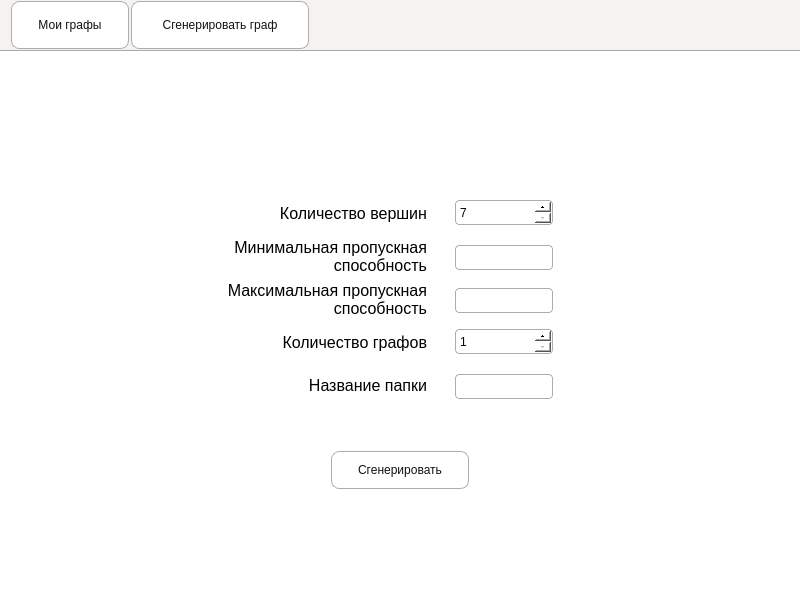
<?xml version="1.0" encoding="UTF-8"?>
<ui version="4.0">
 <class>main_window</class>
 <widget class="QWidget" name="main_window">
  <property name="geometry">
   <rect>
    <x>0</x>
    <y>0</y>
    <width>800</width>
    <height>600</height>
   </rect>
  </property>
  <property name="minimumSize">
   <size>
    <width>800</width>
    <height>600</height>
   </size>
  </property>
  <property name="maximumSize">
   <size>
    <width>800</width>
    <height>600</height>
   </size>
  </property>
  <property name="windowTitle">
   <string>Генерация графов</string>
  </property>
  <property name="styleSheet">
   <string notr="true">QMainWindow{
	background-color: rgb(245, 242, 242);
}
	
QWidget{
	background-color: rgb(245, 242, 242)
}

QFrame{
background-color: rgb(255, 255, 255);
}

QLabel{
	background-color: rgba(255, 255, 255, 127);
}

QTableWidget{
	border: none
}

QPushButton{
	color: rgb(17,17,17);
	border-width: 1px;
	border-radius: 8px;
	border-color: rgb(174, 171, 171);
	border-style: solid;
	background-color: rgb(255, 255, 255);
	margin: 1px;
	padding: 4px;
}

QPushButton:hover{
	color: rgb(17,17,17);
	border-width: 1px;
	border-radius: 8px;
	border-color: rgb(174, 171, 171);
	border-style: solid;
	background-color: rgb(249, 247, 247);
	margin: 1px;
	padding: 2px;
}

QLineEdit{
	border-width: 1px;
	border-radius: 4px;
	border-style: solid;
	border-color: rgb(174, 171, 171);
	margin: 1px;
	padding: 2px;
	background-color: rgb(255, 255, 255);
}


QTextEdit{
	border-width: 1px;
	border-radius: 4px;
	border-style: solid;
	border-color: rgb(174, 171, 171);
	margin: 1px;
	padding: 2px;
	background-color: rgb(255, 255, 255);
}


QSpinBox{
	border-width: 1px;
	border-radius: 4px;
	border-style: solid;
	border-color: rgb(174, 171, 171);
	margin: 1px;
	padding: 2px;
	background-color: rgb(255, 255, 255);
}

QSpinBox::up-button, QSpinBox::down-button { 
	width: 16px; 
}


QScrollArea{
	border: none;
	background-color: rgb(255, 255, 255);
}</string>
  </property>
  <widget class="QPushButton" name="my_folders_btn">
   <property name="geometry">
    <rect>
     <x>10</x>
     <y>0</y>
     <width>120</width>
     <height>50</height>
    </rect>
   </property>
   <property name="minimumSize">
    <size>
     <width>120</width>
     <height>50</height>
    </size>
   </property>
   <property name="maximumSize">
    <size>
     <width>120</width>
     <height>50</height>
    </size>
   </property>
   <property name="text">
    <string>Мои графы</string>
   </property>
  </widget>
  <widget class="QPushButton" name="generation_btn">
   <property name="geometry">
    <rect>
     <x>130</x>
     <y>0</y>
     <width>180</width>
     <height>50</height>
    </rect>
   </property>
   <property name="minimumSize">
    <size>
     <width>180</width>
     <height>50</height>
    </size>
   </property>
   <property name="maximumSize">
    <size>
     <width>180</width>
     <height>50</height>
    </size>
   </property>
   <property name="text">
    <string>Сгенерировать граф</string>
   </property>
  </widget>
  <widget class="QWidget" name="my_folders_widget" native="true">
   <property name="geometry">
    <rect>
     <x>0</x>
     <y>50</y>
     <width>800</width>
     <height>550</height>
    </rect>
   </property>
   <property name="styleSheet">
    <string notr="true"/>
   </property>
   <widget class="QPushButton" name="create_folder_btn">
    <property name="geometry">
     <rect>
      <x>600</x>
      <y>30</y>
      <width>140</width>
      <height>40</height>
     </rect>
    </property>
    <property name="styleSheet">
     <string notr="true"/>
    </property>
    <property name="text">
     <string>Создать папку</string>
    </property>
   </widget>
   <widget class="QScrollArea" name="scrollArea">
    <property name="geometry">
     <rect>
      <x>30</x>
      <y>90</y>
      <width>740</width>
      <height>430</height>
     </rect>
    </property>
    <property name="minimumSize">
     <size>
      <width>740</width>
      <height>430</height>
     </size>
    </property>
    <property name="maximumSize">
     <size>
      <width>740</width>
      <height>430</height>
     </size>
    </property>
    <property name="styleSheet">
     <string notr="true">background-color: rgb(255, 255, 255);</string>
    </property>
    <property name="widgetResizable">
     <bool>true</bool>
    </property>
    <widget class="QWidget" name="scrollAreaFolderBtns">
     <property name="geometry">
      <rect>
       <x>0</x>
       <y>0</y>
       <width>740</width>
       <height>430</height>
      </rect>
     </property>
     <layout class="QGridLayout" name="gridLayout_3">
      <item row="0" column="0">
       <layout class="QGridLayout" name="gridLayoutFolderBtns"/>
      </item>
     </layout>
    </widget>
   </widget>
   <widget class="Line" name="line_3">
    <property name="geometry">
     <rect>
      <x>0</x>
      <y>0</y>
      <width>800</width>
      <height>2</height>
     </rect>
    </property>
    <property name="orientation">
     <enum>Qt::Horizontal</enum>
    </property>
   </widget>
  </widget>
  <widget class="QWidget" name="generation_widget" native="true">
   <property name="geometry">
    <rect>
     <x>0</x>
     <y>50</y>
     <width>800</width>
     <height>550</height>
    </rect>
   </property>
   <property name="styleSheet">
    <string notr="true">background-color: rgb(255, 255, 255);</string>
   </property>
   <widget class="QWidget" name="gridLayoutWidget">
    <property name="geometry">
     <rect>
      <x>180</x>
      <y>140</y>
      <width>401</width>
      <height>221</height>
     </rect>
    </property>
    <layout class="QGridLayout" name="gridLayout" rowstretch="0,0,0,0,0">
     <property name="sizeConstraint">
      <enum>QLayout::SetNoConstraint</enum>
     </property>
     <property name="spacing">
      <number>0</number>
     </property>
     <item row="0" column="0">
      <widget class="QLabel" name="label_nodes_num">
       <property name="sizePolicy">
        <sizepolicy hsizetype="Fixed" vsizetype="Fixed">
         <horstretch>0</horstretch>
         <verstretch>0</verstretch>
        </sizepolicy>
       </property>
       <property name="minimumSize">
        <size>
         <width>220</width>
         <height>40</height>
        </size>
       </property>
       <property name="maximumSize">
        <size>
         <width>220</width>
         <height>40</height>
        </size>
       </property>
       <property name="font">
        <font>
         <family>MS Shell Dlg 2</family>
         <pointsize>12</pointsize>
        </font>
       </property>
       <property name="layoutDirection">
        <enum>Qt::LeftToRight</enum>
       </property>
       <property name="text">
        <string>Количество вершин</string>
       </property>
       <property name="alignment">
        <set>Qt::AlignRight|Qt::AlignTrailing|Qt::AlignVCenter</set>
       </property>
       <property name="wordWrap">
        <bool>true</bool>
       </property>
       <property name="margin">
        <number>3</number>
       </property>
      </widget>
     </item>
     <item row="3" column="1">
      <widget class="QSpinBox" name="graph_num">
       <property name="sizePolicy">
        <sizepolicy hsizetype="Fixed" vsizetype="Fixed">
         <horstretch>0</horstretch>
         <verstretch>0</verstretch>
        </sizepolicy>
       </property>
       <property name="minimumSize">
        <size>
         <width>100</width>
         <height>27</height>
        </size>
       </property>
       <property name="minimum">
        <number>1</number>
       </property>
       <property name="maximum">
        <number>30</number>
       </property>
      </widget>
     </item>
     <item row="3" column="0">
      <widget class="QLabel" name="label_graph_num">
       <property name="sizePolicy">
        <sizepolicy hsizetype="Fixed" vsizetype="Fixed">
         <horstretch>0</horstretch>
         <verstretch>0</verstretch>
        </sizepolicy>
       </property>
       <property name="minimumSize">
        <size>
         <width>220</width>
         <height>40</height>
        </size>
       </property>
       <property name="maximumSize">
        <size>
         <width>220</width>
         <height>40</height>
        </size>
       </property>
       <property name="font">
        <font>
         <family>MS Shell Dlg 2</family>
         <pointsize>12</pointsize>
        </font>
       </property>
       <property name="layoutDirection">
        <enum>Qt::LeftToRight</enum>
       </property>
       <property name="text">
        <string>Количество графов</string>
       </property>
       <property name="alignment">
        <set>Qt::AlignRight|Qt::AlignTrailing|Qt::AlignVCenter</set>
       </property>
       <property name="wordWrap">
        <bool>true</bool>
       </property>
       <property name="margin">
        <number>3</number>
       </property>
      </widget>
     </item>
     <item row="1" column="0">
      <widget class="QLabel" name="label_min_troughput">
       <property name="sizePolicy">
        <sizepolicy hsizetype="Fixed" vsizetype="Fixed">
         <horstretch>0</horstretch>
         <verstretch>0</verstretch>
        </sizepolicy>
       </property>
       <property name="minimumSize">
        <size>
         <width>220</width>
         <height>40</height>
        </size>
       </property>
       <property name="maximumSize">
        <size>
         <width>220</width>
         <height>40</height>
        </size>
       </property>
       <property name="font">
        <font>
         <family>MS Shell Dlg 2</family>
         <pointsize>12</pointsize>
        </font>
       </property>
       <property name="layoutDirection">
        <enum>Qt::LeftToRight</enum>
       </property>
       <property name="text">
        <string>Минимальная пропускная способность</string>
       </property>
       <property name="alignment">
        <set>Qt::AlignRight|Qt::AlignTrailing|Qt::AlignVCenter</set>
       </property>
       <property name="wordWrap">
        <bool>true</bool>
       </property>
       <property name="margin">
        <number>3</number>
       </property>
      </widget>
     </item>
     <item row="1" column="1">
      <widget class="QLineEdit" name="min_troughput">
       <property name="sizePolicy">
        <sizepolicy hsizetype="Fixed" vsizetype="Fixed">
         <horstretch>0</horstretch>
         <verstretch>0</verstretch>
        </sizepolicy>
       </property>
       <property name="minimumSize">
        <size>
         <width>100</width>
         <height>27</height>
        </size>
       </property>
       <property name="maximumSize">
        <size>
         <width>60</width>
         <height>23</height>
        </size>
       </property>
       <property name="inputMethodHints">
        <set>Qt::ImhDigitsOnly</set>
       </property>
       <property name="inputMask">
        <string/>
       </property>
       <property name="frame">
        <bool>true</bool>
       </property>
      </widget>
     </item>
     <item row="2" column="0">
      <widget class="QLabel" name="label_max_throughput">
       <property name="sizePolicy">
        <sizepolicy hsizetype="Fixed" vsizetype="Fixed">
         <horstretch>0</horstretch>
         <verstretch>0</verstretch>
        </sizepolicy>
       </property>
       <property name="minimumSize">
        <size>
         <width>220</width>
         <height>40</height>
        </size>
       </property>
       <property name="maximumSize">
        <size>
         <width>220</width>
         <height>40</height>
        </size>
       </property>
       <property name="font">
        <font>
         <family>MS Shell Dlg 2</family>
         <pointsize>12</pointsize>
        </font>
       </property>
       <property name="layoutDirection">
        <enum>Qt::LeftToRight</enum>
       </property>
       <property name="text">
        <string>Максимальная пропускная способность</string>
       </property>
       <property name="alignment">
        <set>Qt::AlignRight|Qt::AlignTrailing|Qt::AlignVCenter</set>
       </property>
       <property name="wordWrap">
        <bool>true</bool>
       </property>
       <property name="margin">
        <number>3</number>
       </property>
      </widget>
     </item>
     <item row="0" column="1">
      <widget class="QSpinBox" name="nodes_num">
       <property name="sizePolicy">
        <sizepolicy hsizetype="Fixed" vsizetype="Fixed">
         <horstretch>0</horstretch>
         <verstretch>0</verstretch>
        </sizepolicy>
       </property>
       <property name="minimumSize">
        <size>
         <width>100</width>
         <height>27</height>
        </size>
       </property>
       <property name="minimum">
        <number>7</number>
       </property>
       <property name="maximum">
        <number>15</number>
       </property>
      </widget>
     </item>
     <item row="2" column="1">
      <widget class="QLineEdit" name="max_troughput">
       <property name="sizePolicy">
        <sizepolicy hsizetype="Fixed" vsizetype="Fixed">
         <horstretch>0</horstretch>
         <verstretch>0</verstretch>
        </sizepolicy>
       </property>
       <property name="minimumSize">
        <size>
         <width>100</width>
         <height>27</height>
        </size>
       </property>
       <property name="maximumSize">
        <size>
         <width>60</width>
         <height>23</height>
        </size>
       </property>
      </widget>
     </item>
     <item row="4" column="0">
      <widget class="QLabel" name="label_folder_name">
       <property name="sizePolicy">
        <sizepolicy hsizetype="Fixed" vsizetype="Fixed">
         <horstretch>0</horstretch>
         <verstretch>0</verstretch>
        </sizepolicy>
       </property>
       <property name="minimumSize">
        <size>
         <width>220</width>
         <height>40</height>
        </size>
       </property>
       <property name="maximumSize">
        <size>
         <width>220</width>
         <height>40</height>
        </size>
       </property>
       <property name="font">
        <font>
         <family>MS Shell Dlg 2</family>
         <pointsize>12</pointsize>
        </font>
       </property>
       <property name="layoutDirection">
        <enum>Qt::LeftToRight</enum>
       </property>
       <property name="text">
        <string>Название папки</string>
       </property>
       <property name="alignment">
        <set>Qt::AlignRight|Qt::AlignTrailing|Qt::AlignVCenter</set>
       </property>
       <property name="wordWrap">
        <bool>true</bool>
       </property>
       <property name="margin">
        <number>3</number>
       </property>
      </widget>
     </item>
     <item row="4" column="1">
      <widget class="QLineEdit" name="folder_name">
       <property name="sizePolicy">
        <sizepolicy hsizetype="Fixed" vsizetype="Fixed">
         <horstretch>0</horstretch>
         <verstretch>0</verstretch>
        </sizepolicy>
       </property>
       <property name="minimumSize">
        <size>
         <width>100</width>
         <height>27</height>
        </size>
       </property>
       <property name="maximumSize">
        <size>
         <width>60</width>
         <height>23</height>
        </size>
       </property>
      </widget>
     </item>
    </layout>
   </widget>
   <widget class="QPushButton" name="generate_graph_btn">
    <property name="geometry">
     <rect>
      <x>330</x>
      <y>400</y>
      <width>140</width>
      <height>40</height>
     </rect>
    </property>
    <property name="minimumSize">
     <size>
      <width>100</width>
      <height>20</height>
     </size>
    </property>
    <property name="maximumSize">
     <size>
      <width>180</width>
      <height>50</height>
     </size>
    </property>
    <property name="text">
     <string>Сгенерировать</string>
    </property>
   </widget>
   <widget class="Line" name="line">
    <property name="geometry">
     <rect>
      <x>0</x>
      <y>0</y>
      <width>800</width>
      <height>2</height>
     </rect>
    </property>
    <property name="orientation">
     <enum>Qt::Horizontal</enum>
    </property>
   </widget>
  </widget>
  <widget class="QWidget" name="graph_widget" native="true">
   <property name="geometry">
    <rect>
     <x>0</x>
     <y>50</y>
     <width>800</width>
     <height>550</height>
    </rect>
   </property>
   <widget class="QTextEdit" name="graph_info">
    <property name="geometry">
     <rect>
      <x>480</x>
      <y>50</y>
      <width>300</width>
      <height>300</height>
     </rect>
    </property>
   </widget>
   <widget class="QTableWidget" name="weights_table">
    <property name="enabled">
     <bool>true</bool>
    </property>
    <property name="geometry">
     <rect>
      <x>20</x>
      <y>50</y>
      <width>450</width>
      <height>450</height>
     </rect>
    </property>
    <property name="maximumSize">
     <size>
      <width>450</width>
      <height>450</height>
     </size>
    </property>
    <property name="font">
     <font>
      <pointsize>8</pointsize>
     </font>
    </property>
    <property name="cursor" stdset="0">
     <cursorShape>ArrowCursor</cursorShape>
    </property>
    <property name="contextMenuPolicy">
     <enum>Qt::DefaultContextMenu</enum>
    </property>
    <property name="frameShape">
     <enum>QFrame::HLine</enum>
    </property>
    <property name="frameShadow">
     <enum>QFrame::Plain</enum>
    </property>
    <property name="sizeAdjustPolicy">
     <enum>QAbstractScrollArea::AdjustToContents</enum>
    </property>
    <property name="editTriggers">
     <set>QAbstractItemView::NoEditTriggers</set>
    </property>
    <property name="selectionMode">
     <enum>QAbstractItemView::ExtendedSelection</enum>
    </property>
    <property name="verticalScrollMode">
     <enum>QAbstractItemView::ScrollPerPixel</enum>
    </property>
    <property name="horizontalScrollMode">
     <enum>QAbstractItemView::ScrollPerPixel</enum>
    </property>
    <property name="gridStyle">
     <enum>Qt::SolidLine</enum>
    </property>
    <property name="wordWrap">
     <bool>true</bool>
    </property>
    <property name="cornerButtonEnabled">
     <bool>true</bool>
    </property>
    <property name="rowCount">
     <number>7</number>
    </property>
    <property name="columnCount">
     <number>7</number>
    </property>
    <attribute name="horizontalHeaderVisible">
     <bool>true</bool>
    </attribute>
    <attribute name="horizontalHeaderCascadingSectionResizes">
     <bool>false</bool>
    </attribute>
    <attribute name="horizontalHeaderDefaultSectionSize">
     <number>30</number>
    </attribute>
    <attribute name="horizontalHeaderHighlightSections">
     <bool>false</bool>
    </attribute>
    <attribute name="horizontalHeaderMinimumSectionSize">
     <number>0</number>
    </attribute>
    <attribute name="horizontalHeaderShowSortIndicator" stdset="0">
     <bool>false</bool>
    </attribute>
    <attribute name="verticalHeaderVisible">
     <bool>true</bool>
    </attribute>
    <attribute name="verticalHeaderCascadingSectionResizes">
     <bool>true</bool>
    </attribute>
    <attribute name="verticalHeaderDefaultSectionSize">
     <number>30</number>
    </attribute>
    <attribute name="verticalHeaderHighlightSections">
     <bool>false</bool>
    </attribute>
    <attribute name="verticalHeaderMinimumSectionSize">
     <number>0</number>
    </attribute>
    <attribute name="verticalHeaderShowSortIndicator" stdset="0">
     <bool>false</bool>
    </attribute>
    <attribute name="verticalHeaderStretchLastSection">
     <bool>false</bool>
    </attribute>
    <row/>
    <row/>
    <row/>
    <row/>
    <row/>
    <row/>
    <row/>
    <column/>
    <column/>
    <column/>
    <column/>
    <column/>
    <column/>
    <column/>
    <item row="0" column="0">
     <property name="text">
      <string/>
     </property>
     <property name="font">
      <font>
       <pointsize>10</pointsize>
      </font>
     </property>
     <property name="textAlignment">
      <set>AlignCenter</set>
     </property>
     <property name="flags">
      <set>NoItemFlags</set>
     </property>
    </item>
    <item row="1" column="1">
     <property name="text">
      <string/>
     </property>
     <property name="textAlignment">
      <set>AlignCenter</set>
     </property>
    </item>
    <item row="2" column="2">
     <property name="text">
      <string/>
     </property>
    </item>
    <item row="2" column="3">
     <property name="text">
      <string/>
     </property>
    </item>
    <item row="3" column="1">
     <property name="text">
      <string/>
     </property>
    </item>
    <item row="5" column="2">
     <property name="text">
      <string/>
     </property>
    </item>
   </widget>
   <widget class="QPushButton" name="close_graph_frame_btn">
    <property name="geometry">
     <rect>
      <x>505</x>
      <y>435</y>
      <width>250</width>
      <height>35</height>
     </rect>
    </property>
    <property name="minimumSize">
     <size>
      <width>0</width>
      <height>0</height>
     </size>
    </property>
    <property name="maximumSize">
     <size>
      <width>300</width>
      <height>50</height>
     </size>
    </property>
    <property name="text">
     <string>Закрыть</string>
    </property>
   </widget>
   <widget class="QPushButton" name="save_graph_btn">
    <property name="geometry">
     <rect>
      <x>635</x>
      <y>390</y>
      <width>120</width>
      <height>35</height>
     </rect>
    </property>
    <property name="minimumSize">
     <size>
      <width>0</width>
      <height>0</height>
     </size>
    </property>
    <property name="maximumSize">
     <size>
      <width>300</width>
      <height>50</height>
     </size>
    </property>
    <property name="text">
     <string>Скачать граф</string>
    </property>
   </widget>
   <widget class="QPushButton" name="add_graph_btn">
    <property name="geometry">
     <rect>
      <x>505</x>
      <y>390</y>
      <width>120</width>
      <height>35</height>
     </rect>
    </property>
    <property name="minimumSize">
     <size>
      <width>0</width>
      <height>0</height>
     </size>
    </property>
    <property name="maximumSize">
     <size>
      <width>120</width>
      <height>50</height>
     </size>
    </property>
    <property name="text">
     <string>Сохранить граф</string>
    </property>
   </widget>
   <widget class="Line" name="line_2">
    <property name="geometry">
     <rect>
      <x>0</x>
      <y>0</y>
      <width>800</width>
      <height>2</height>
     </rect>
    </property>
    <property name="orientation">
     <enum>Qt::Horizontal</enum>
    </property>
   </widget>
  </widget>
  <widget class="QWidget" name="my_graphs_widget" native="true">
   <property name="geometry">
    <rect>
     <x>0</x>
     <y>50</y>
     <width>800</width>
     <height>550</height>
    </rect>
   </property>
   <property name="styleSheet">
    <string notr="true"/>
   </property>
   <widget class="QPushButton" name="download_graphs_btn">
    <property name="geometry">
     <rect>
      <x>600</x>
      <y>30</y>
      <width>140</width>
      <height>40</height>
     </rect>
    </property>
    <property name="styleSheet">
     <string notr="true"/>
    </property>
    <property name="text">
     <string>Скачать графы</string>
    </property>
   </widget>
   <widget class="Line" name="line_4">
    <property name="geometry">
     <rect>
      <x>0</x>
      <y>0</y>
      <width>800</width>
      <height>2</height>
     </rect>
    </property>
    <property name="orientation">
     <enum>Qt::Horizontal</enum>
    </property>
   </widget>
   <widget class="QTableWidget" name="graphs_table">
    <property name="geometry">
     <rect>
      <x>30</x>
      <y>90</y>
      <width>740</width>
      <height>420</height>
     </rect>
    </property>
    <property name="minimumSize">
     <size>
      <width>740</width>
      <height>420</height>
     </size>
    </property>
    <property name="maximumSize">
     <size>
      <width>740</width>
      <height>420</height>
     </size>
    </property>
    <property name="frameShape">
     <enum>QFrame::StyledPanel</enum>
    </property>
    <property name="frameShadow">
     <enum>QFrame::Plain</enum>
    </property>
    <property name="midLineWidth">
     <number>0</number>
    </property>
    <property name="editTriggers">
     <set>QAbstractItemView::SelectedClicked</set>
    </property>
    <property name="verticalScrollMode">
     <enum>QAbstractItemView::ScrollPerPixel</enum>
    </property>
    <property name="horizontalScrollMode">
     <enum>QAbstractItemView::ScrollPerPixel</enum>
    </property>
    <attribute name="horizontalHeaderCascadingSectionResizes">
     <bool>true</bool>
    </attribute>
    <attribute name="horizontalHeaderDefaultSectionSize">
     <number>144</number>
    </attribute>
    <attribute name="horizontalHeaderMinimumSectionSize">
     <number>32</number>
    </attribute>
    <attribute name="horizontalHeaderShowSortIndicator" stdset="0">
     <bool>false</bool>
    </attribute>
    <attribute name="horizontalHeaderStretchLastSection">
     <bool>false</bool>
    </attribute>
    <attribute name="verticalHeaderVisible">
     <bool>false</bool>
    </attribute>
    <attribute name="verticalHeaderCascadingSectionResizes">
     <bool>false</bool>
    </attribute>
    <attribute name="verticalHeaderDefaultSectionSize">
     <number>30</number>
    </attribute>
    <attribute name="verticalHeaderHighlightSections">
     <bool>false</bool>
    </attribute>
    <attribute name="verticalHeaderMinimumSectionSize">
     <number>30</number>
    </attribute>
    <attribute name="verticalHeaderShowSortIndicator" stdset="0">
     <bool>false</bool>
    </attribute>
    <attribute name="verticalHeaderStretchLastSection">
     <bool>false</bool>
    </attribute>
    <row>
     <property name="text">
      <string>New Row</string>
     </property>
    </row>
    <row>
     <property name="text">
      <string>New Row</string>
     </property>
    </row>
    <row>
     <property name="text">
      <string>New Row</string>
     </property>
    </row>
    <row>
     <property name="text">
      <string>New Row</string>
     </property>
    </row>
    <row>
     <property name="text">
      <string>New Row</string>
     </property>
    </row>
    <row>
     <property name="text">
      <string>New Row</string>
     </property>
    </row>
    <row>
     <property name="text">
      <string>New Row</string>
     </property>
    </row>
    <row>
     <property name="text">
      <string>New Row</string>
     </property>
    </row>
    <row>
     <property name="text">
      <string>New Row</string>
     </property>
    </row>
    <row>
     <property name="text">
      <string>New Row</string>
     </property>
    </row>
    <row>
     <property name="text">
      <string>New Row</string>
     </property>
    </row>
    <row>
     <property name="text">
      <string>New Row</string>
     </property>
    </row>
    <row>
     <property name="text">
      <string>New Row</string>
     </property>
    </row>
    <row>
     <property name="text">
      <string>New Row</string>
     </property>
    </row>
    <column>
     <property name="text">
      <string>ID</string>
     </property>
    </column>
    <column>
     <property name="text">
      <string>Название</string>
     </property>
    </column>
    <column>
     <property name="text">
      <string>Количество вершин</string>
     </property>
    </column>
    <column>
     <property name="text">
      <string>Максимальный поток</string>
     </property>
    </column>
   </widget>
   <widget class="QPushButton" name="back_to_folders_btn">
    <property name="geometry">
     <rect>
      <x>40</x>
      <y>30</y>
      <width>40</width>
      <height>40</height>
     </rect>
    </property>
    <property name="styleSheet">
     <string notr="true"/>
    </property>
    <property name="text">
     <string>&lt;-</string>
    </property>
   </widget>
  </widget>
  <zorder>my_folders_btn</zorder>
  <zorder>generation_btn</zorder>
  <zorder>my_folders_widget</zorder>
  <zorder>graph_widget</zorder>
  <zorder>my_graphs_widget</zorder>
  <zorder>generation_widget</zorder>
 </widget>
 <resources/>
 <connections/>
</ui>
